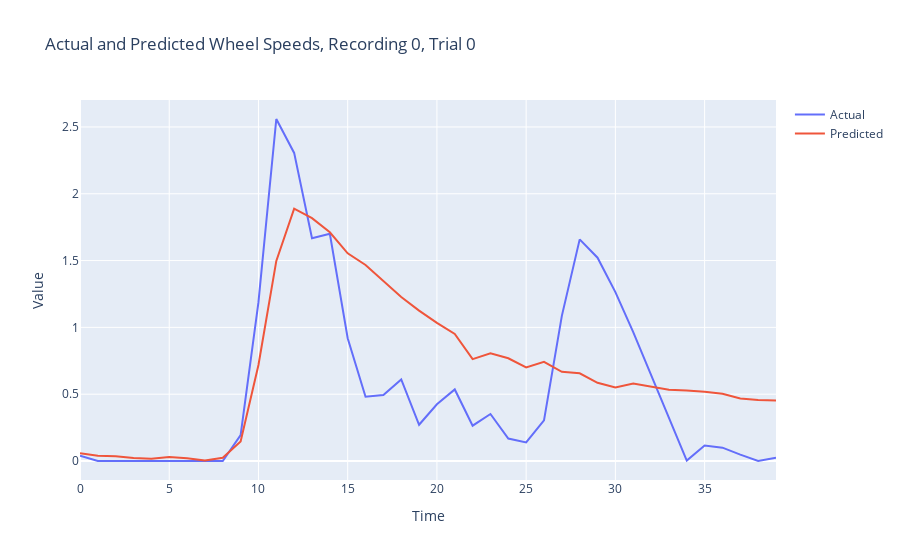
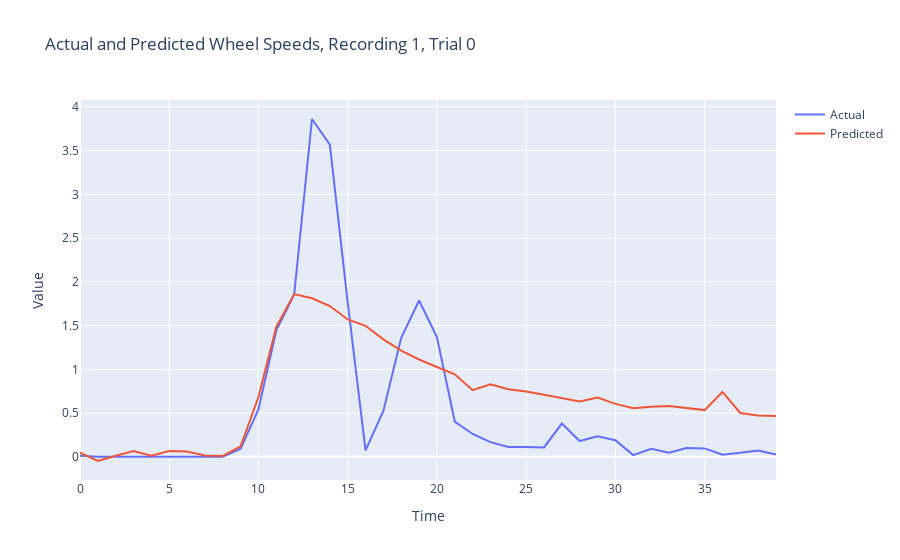
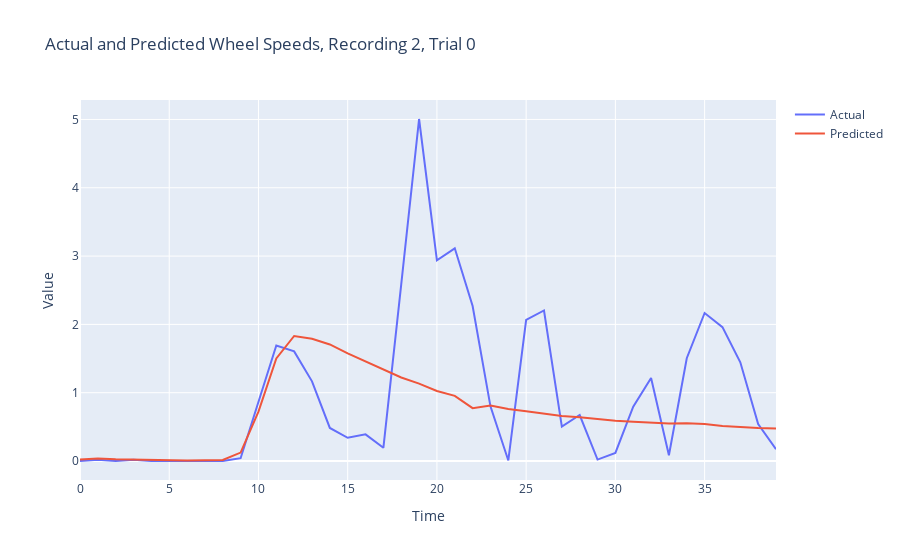
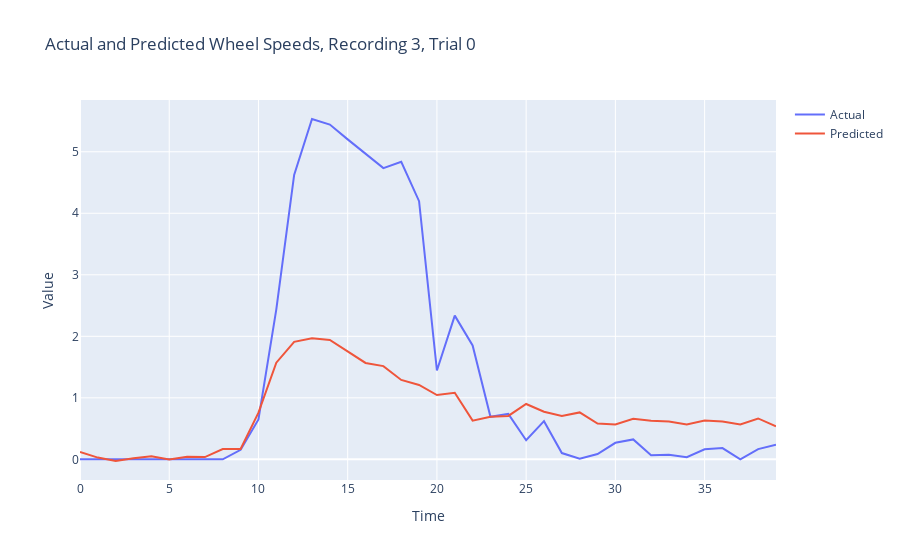

The cell these charts' notebook holds for them, in order:
### Code cell
for recording in range(TOTAL_RECORDINGS):
    loss_item = evaluate_recording(recording, X_train[recording], Y_train[recording], model, loss_fn, plot_num=1)
    print(f'Evaluation, Recording {recording}, Loss {loss_item}')
